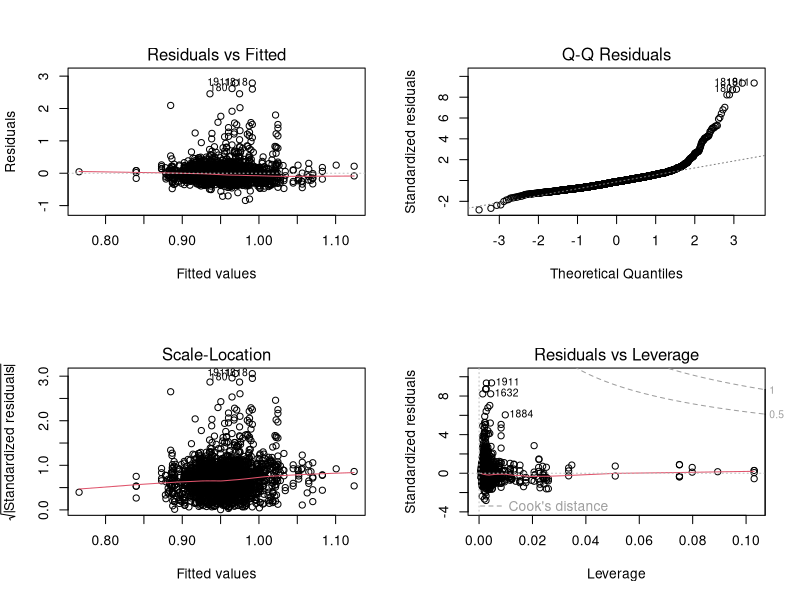
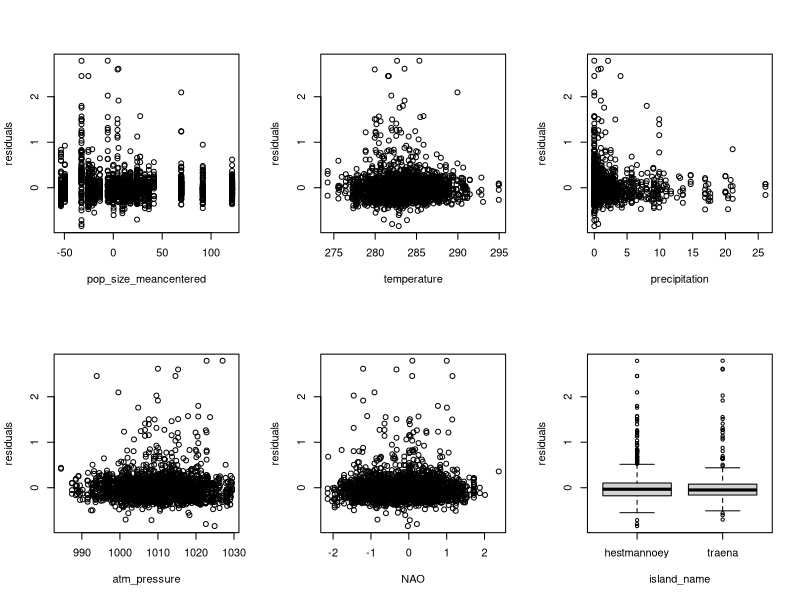

The R source for these figures, in order: (Note: this script raises an error after producing the figures.)
"
Summary: Wrangling data so that LINE assumptions are met

A. Model assumptions
  1) Full model finds nonlinearity (QQ) and nonconstant residuals (vs. ‘precipitation’)
  2) Box-cox transform on Yi produces best diagnostic plots (QQ/resid)
  3) Bin precipitation (none, low, high) to help with constant variance assumption of precipitation predictor v. resid
     - check changes in box-cox, QQ, and resid plots
  4) remove outliers (DFFITS, DFBETAS, and Cook's leverage)         
     - check changes in box-cox (new lambda), QQ, and resid plots
        - still better than log transform
     - fixed: QQ plot looks normal now
     - write into csv: 'predictors_of_tl_dataset.csv'
"

############################################################################################################
dev.off()
rm(list = ls())
# Libraries
library(dplyr)
library(MASS)

# Functions
getVarName <- function(object, name = deparse(substitute(object))) {
  return(name)
}

plot_multi_pvr <- function(model, data, cts_pred, cat_pred, change_layout = T){   # plotting predictors v. residuals (pvr) 
  if (change_layout == T){
    p <- length(cts_pred) + length(cat_pred)
    par(mfrow = c(2, ceiling( p / 2 ) ) )
  }
  
  resid <- model$residuals
  for (pred in cts_pred){
    predictor <- data[[pred]]
    plot(predictor, resid, xlab = pred, ylab = "residuals")
  }
  if (length(cat_pred) != 0) {
    for (pred in cat_pred){
      predictor <- as.factor(data[[pred]])
      plot(predictor, resid, xlab = pred, ylab = "residuals")
    }
  }
}

compare_qq_pvr <- function(responses, model_pred, cts_pred, cat_pred, data){  # compare qq and pvr between Yi transformations
  n <- length(cts_pred) + length(cat_pred)
  par( mfrow = c( length(responses) , n + 1 ) )
  for (response in responses) {
    predictors <- paste(model_pred, collapse = " + ")
    formula_str <- paste(response, predictors, sep = " ~ ")
    formula <- as.formula(formula_str)
    model <- lm(formula, data = data)

    plot(model, 2, main = response) # QQ plot

    plot_multi_pvr(model, data, cts_pred, cat_pred, change_layout = F)
  }
}

getDFFITS <- function(model, data){
  n <- nrow(data)
  p <- length(model$coefficients)
  SSE <- sum(model$residuals^2)
  X <- model.matrix(model)
  H <- X %*% solve(t(X) %*% X) %*% t(X)
  
  e <- rep(0,n)
  t <- rep(0,n)
  DFFITS <- rep(0,n)
  
  for (i in 1:n) {
    e[i] <- model$residuals[i]
    t[i] <- e[i] * ( (n-p-1) / ( SSE*(1-H[i,i]) - e[i]^2 ) )^(1/2)
    DFFITS[i] <- t[i] * ( (H[i,i]) / (1 - H[i,i]) )^(1/2)
  }
  return(DFFITS)
}

getDFBETAS <- function(model, data){
  n <- nrow(data)
  p <- length(model$coefficients)
  X <- model.matrix(model)
  original_formula <- eval(model$call[[2]])
  
  DFBETAS <- as.data.frame(matrix(0, nrow=n, ncol=p, byrow=T))
  names(DFBETAS) <- names(model$coefficients)
  rownames(DFBETAS) <- 1:n 
  
  for_c <- solve(t(X)%*%X)
  for (i in 1:n){
    diff_fit <- lm(original_formula, data = data[-c(i),])
    MSE_diff <- mean(diff_fit$residuals^2)
    
    for (k in 1:p) {
      b_k <- model$coefficients[[k]]
      b_k_diff <- diff_fit$coefficients[[k]]
      c_kk <- for_c[k,k]
      DFBETAS[i,k] <- (b_k - b_k_diff) / sqrt(MSE_diff * c_kk)
    }
  }
  return(DFBETAS)
}
percentile_conversion <- function(vector) {           # converts a vector of numerical values into percentiles
  percentile <- ecdf(vector)
  n <- length(vector)
  
  converted_vector <- rep(0, n)
  for (i in 1:n) {
    value <- vector[i]
    converted_vector[i] <- percentile(value)
  }
  return(converted_vector)
}

###########################################################################################################
# Accessing data
df_sp <- read.csv("./data_clean/sparrow_data_Pepke_etal_EcolEvol2022clean.csv") %>%
  dplyr::select("ID", "TL", "island_name", "pop_size_meancentered", "hatch_date", "date") # IMPORTANT: this "date" represents telomere sampling date
names(df_sp)[6] <- "sample_date" # rename "date" to "sample_date"

df_wt <- read.csv("./data_clean/weather_data_Pepke_etal_EcolEvol2022clean.csv") %>%
  dplyr::select("date", "year", "yearday","temperature":"NAO")

# Merge data.frames by hatch_date
df_merged <- df_sp %>% merge(df_wt, by.x = "hatch_date", by.y = "date")   # since we are investigating early life predictors
tl_predictors <- names(df_merged)[-c(1:3, 6:8)]
#############################################################################################################
# Full model
full_pred <- c("island_name",
               "pop_size_meancentered",
               "temperature*precipitation", 
               "precipitation * atm_pressure", "NAO"
)

tl_formula <- as.formula(
  paste("TL",
        paste(full_pred, collapse = " + "),
        sep = " ~ ")
)

tl_fit <- lm(tl_formula, data = df_merged)

# Diagnostics plots 
par(mfrow = c(2,2))
plot(tl_fit)                         # 1) QQ: heavy upper tail 
dev.off()

cts_pred <- tl_predictors[-1]
cat_pred <- tl_predictors[1]
plot_multi_pvr(model = tl_fit, data = df_merged, cts_pred = cts_pred, cat_pred = cat_pred)      # 2) heteroskedastic: precipitation v. residuals
dev.off()
###############################################################################################################
# Non-Normality and Heteroskedasticity: Log v. Root v. Box-Cox on Response

# Box-Cox
bc <- boxcox(tl_fit)
lambda <- bc$x[which.max(bc$y)] # to choose value with maximum likelihood
dev.off()

# Merge transformed responses
df_merged <- df_merged %>% mutate(logTL = log(TL), bc_TL = TL^lambda)

# Compare QQ-plots and residuals
responses <- c("TL","logTL", "bc_TL")
cts_pred <- c("precipitation") # for heteroskedasticity 
cat_pred <- c()
compare_qq_pvr(responses = responses, model_pred = full_pred, 
               cts_pred = cts_pred, cat_pred = cat_pred, data = df_merged)   
# box-cox is best
dev.off()
###############################################################################################################
# Refactoring Precipitation

# Binning to drop model's assumption that precipitation v. residuals are normally distr.
med <- median(df_merged$precipitation)
df_merged <- df_merged %>% 
  mutate(level_of_precipitation = 
           case_when(precipitation == 0 ~ "none",
                     precipitation < med ~ "low",
                     precipitation >= med ~ "high"
           )
  )
# check if box-cox is the same?
binnedmodel_pred <- c("island_name",
                      "pop_size_meancentered",
                      "temperature*level_of_precipitation",
                      "level_of_precipitation * atm_pressure", "NAO"
)
tl_binned_formula <- as.formula(
  paste("TL", 
        paste(binnedmodel_pred, collapse = " + "),
        sep = " ~ ")
)

tl_binnedfit <- lm(tl_binned_formula, data = df_merged)
bc2 <- boxcox(tl_binnedfit)
lambda_binned <- bc2$x[which.max(bc2$y)] # to choose value with maximum likelihood
c(lambda, lambda_binned) 
# check: same bc lambda
dev.off()

cts_pred2 <- c("pop_size_meancentered", "temperature", "atm_pressure", "NAO")
cat_pred2 <- c("level_of_precipitation", "island_name")
compare_qq_pvr(responses = responses, model_pred = binnedmodel_pred, 
               cts_pred = cts_pred2, cat_pred = cat_pred2, data = df_merged)
# check: similar diagnostics as earlier
dev.off()
####################################################################################################################
# Possible Outliers - using bc model with binned precipitation
bin_bcformula <- as.formula(
  paste("TL^lambda",
        paste(binnedmodel_pred, collapse = " + "),
        sep = " ~ ")
)
bin_bcmodel <- lm(bin_bcformula, data = df_merged)

plot(bin_bcmodel, 4)


# Cook's
largestCooks <- sort(cooks.distance(bin_bcmodel), decreasing = T)[1:20] # top 20 values: < 1% of data
cooks_i <- as.integer(names(largestCooks))
cooks_i          
# 685 2020 1911 1632  935 1818  877  180 1581 2290 2051  227  418 1522  815  181 1693 1884  724 1536

# DFFITS
DFFITS_out <- getDFFITS(bin_bcmodel, df_merged)
sort(abs(DFFITS_out), decreasing = T)[1:100] # magnitude > 0.2 appears abnormal
pos_extreme_DFFITS <- sort(DFFITS_out, decreasing = T)[1:9]
neg_extreme_DFFITS <- sort(DFFITS_out, decreasing = F)[1:13]
largestDFFITS <- c(pos_extreme_DFFITS, neg_extreme_DFFITS) # magnitude > 0.2

DFFITS_i <- match(largestDFFITS, DFFITS_out)
DFFITS_i
# 685 2020  935 1581  227 1522 1693  724 1094 1911 1632 1818  877  180 2290 2051  418  815  181 1884 1536
# 999

DFBETAS_out <- getDFBETAS(bin_bcmodel, df_merged) 
sort(abs(unlist(DFBETAS_out, use.names=FALSE)), decreasing = T)[1:100] # magnitude > .2 appear to be abnormal
pos_extreme_DFBETAS <- sort(unlist(DFBETAS_out, use.names=FALSE), decreasing = T)[1:4]
neg_extreme_DFBETAS <- sort(unlist(DFBETAS_out, use.names=FALSE), decreasing = F)[1:5]
largestDFBETAS <- c(pos_extreme_DFBETAS, neg_extreme_DFBETAS)

DFBETAS_i_df <- data.frame(DFBETAS_out, removed_obs = 1:nrow(df_merged))
largestDFBETAS_df <- DFBETAS_i_df %>%
  filter(if_any(.cols = everything(),
                .fns = ~ .x %in% largestDFBETAS)
  )
DFBETAS_i <- largestDFBETAS_df$removed_obs
DFBETAS_i 
# DFBETAS: 685 1632 1818 2020
############################################################################################################################
# Removing outliers
possible_outliers <- unique(c(cooks_i, DFFITS_i, DFBETAS_i))

# convert variables to percentile values to investigate strange behavior
quant_variables <- c("bc_TL", "pop_size_meancentered", "temperature",
                     "precipitation", "atm_pressure", "NAO")
percentile_df = matrix(nrow=nrow(df_merged), ncol = 0)
for (variable in quant_variables) {
  converted_var <- percentile_conversion(df_merged[[variable]])
  percentile_df <- cbind(percentile_df, converted_var)
}
colnames(percentile_df) <- quant_variables
converted_df <- data.frame(percentile_df, island_name = df_merged$island_name, obs_no = 1:nrow(df_merged))
converted_df[possible_outliers,]

# Outlying behavior:  > 99th percentile and < 1st percentile
outliers_df <- converted_df[possible_outliers,] %>%
  filter(if_any(.cols = !(c(island_name, obs_no)),
                .fns = ~ .x > .99 | .x < .01)
  )                   
nrow(outliers_df)/2032 # Remove 1% of data

outliers <- outliers_df[['obs_no']]
df_merged_noout <- df_merged[-outliers,]
############################################################################################################################
# check that box-cox and diagnostics are same
tl_binnedfit_noout <- lm(tl_binned_formula, data = df_merged_noout)
bc3 <- boxcox(tl_binnedfit_noout)
lambda_noout <- bc3$x[which.max(bc3$y)] # to choose value with maximum likelihood
c(lambda, lambda_binned, lambda_noout) 
# check: different bc
dev.off()
#fix bc to be odd root: best lambda -74/99; similar lambda: -.75
lambda_noout_new <- -.75

# retransform box-cox
df_merged_noout <- df_merged_noout %>% mutate(bc_TL = TL^lambda_noout_new)

# check: QQ is normal and residuals are constant-looking
cts_pred_noout <- cts_pred2
cat_pred_noout <- cat_pred2
compare_qq_pvr(responses = responses, model_pred = binnedmodel_pred, 
               cts_pred = cts_pred_noout, cat_pred = cat_pred_noout, data = df_merged_noout)
#############################################################################################################################
# Write csv file
file_out <- "./data_clean/predictors_of_tl_dataset.csv"
write.csv(x = df_merged_noout, file = file_out)
